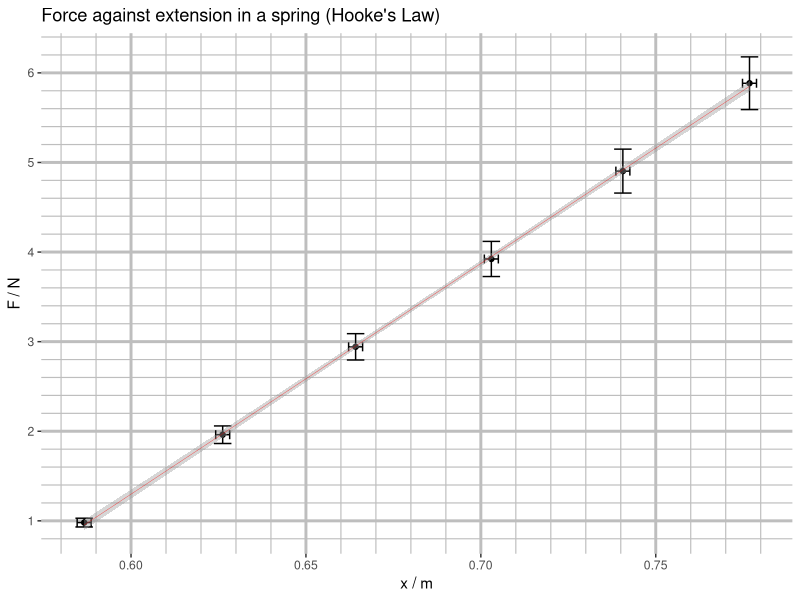
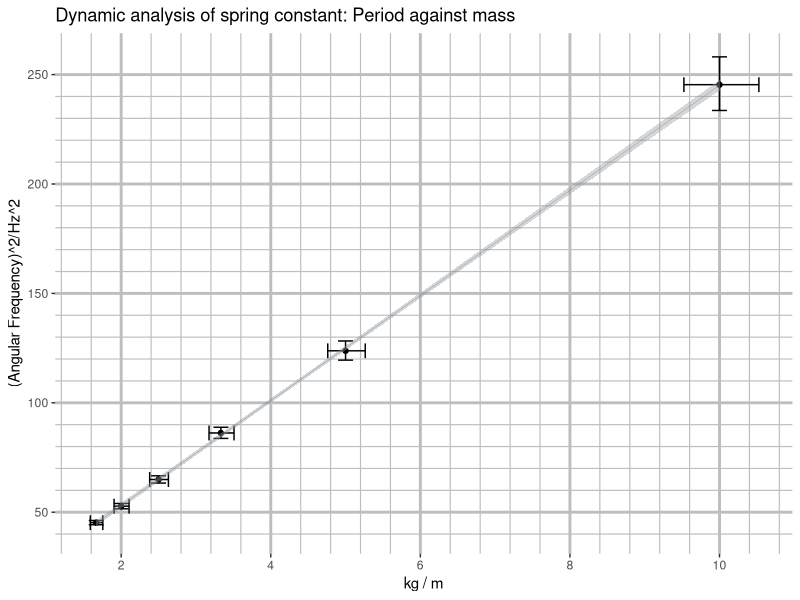

Reproduce these figures in R, in order.
library(ggplot2)

U_x = 0.002
pc_U_m = 5
U_20T = 0.2
U_T = U_20T / 20

g = 9.80665

static_df <- read.table("static.csv", sep=",", header=TRUE)

static_df$x <- rowMeans(subset(static_df, select = c(x1, x2, x3, x4, x5)))
static_df$F <- g * static_df$m

static_df

static_model <- lm(F ~ x, data=static_df)
summary(static_model)

qplot(x, F, data=static_df,
      main="Force against extension in a spring (Hooke's Law)",
      xlab="x / m", ylab="F / N") +
      geom_errorbar(mapping=aes(ymin=g * (m * (100 + pc_U_m) / 100),
                                ymax=g * (m * (100 - pc_U_m) / 100),
                                width=0.005)) +
      geom_errorbarh(mapping=aes(xmin=x - U_x,
                                 xmax=x + U_x,
                                 height=0.1)) +
      theme(panel.grid.minor = element_line(colour="gray", size=0.4),
            panel.grid.major = element_line(colour="gray", size=1),
            panel.background = element_blank()) +
      scale_y_continuous(minor_breaks = seq(0, 7, 0.2),
                         breaks = seq(0, 7, 1)) +
      scale_x_continuous(minor_breaks = seq(0.5, 1, 0.01),
                         breaks = seq(0.5, 1, 0.05)) +
      geom_smooth(method = "lm", color = "red", size=.1)

dynamic_df <- read.table("dynamic.csv", sep=",", header=TRUE)
dynamic_df$T <- rowMeans(subset(dynamic_df, select=c(T1, T2, T3, T4, T5))) / 20
dynamic_df$plot_y <- (2 * pi / dynamic_df$T) ^ 2
dynamic_df$plot_x <- 1 / dynamic_df$m

dynamic_df

dynamic_model <- lm(plot_y ~ plot_x, data=dynamic_df)
summary(dynamic_model)

qplot(plot_x, plot_y, data=dynamic_df,
      main="Dynamic analysis of spring constant: Period against mass",
      xlab="kg / m", ylab="(Angular Frequency)^2/Hz^2") +
      geom_errorbar(mapping=aes(ymin=(2 * pi / (T + U_T))^2,
                                ymax=(2 * pi / (T - U_T))^2),
                                width=0.2) +
      geom_errorbarh(mapping=aes(xmin=1 / (m * (100 + pc_U_m) / 100),
                                 xmax=1 / (m * (100 - pc_U_m) / 100))) +
      theme(panel.grid.minor = element_line(colour="gray", size=0.4),
            panel.grid.major = element_line(colour="gray", size=1),
            panel.background = element_blank()) +
      scale_y_continuous(minor_breaks = seq(0, 250, 10),
                         breaks = seq(0, 250, 50)) +
      scale_x_continuous(minor_breaks = seq(0, 11, 0.4),
                         breaks = seq(0, 11, 2)) +
      geom_smooth(method = "lm", color = "steelblue", size=.1)
